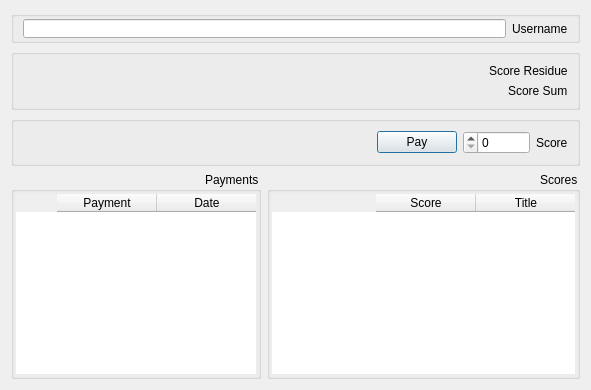
<?xml version="1.0" encoding="UTF-8"?>
<ui version="4.0">
 <class>Payment</class>
 <widget class="QDialog" name="Payment">
  <property name="geometry">
   <rect>
    <x>0</x>
    <y>0</y>
    <width>591</width>
    <height>390</height>
   </rect>
  </property>
  <property name="layoutDirection">
   <enum>Qt::RightToLeft</enum>
  </property>
  <layout class="QVBoxLayout" name="verticalLayout">
   <item>
    <widget class="QGroupBox" name="gPayment">
     <property name="minimumSize">
      <size>
       <width>0</width>
       <height>32</height>
      </size>
     </property>
     <property name="title">
      <string/>
     </property>
     <layout class="QVBoxLayout" name="verticalLayout_2">
      <property name="topMargin">
       <number>2</number>
      </property>
      <property name="bottomMargin">
       <number>2</number>
      </property>
      <item>
       <layout class="QHBoxLayout" name="lUser">
        <item>
         <widget class="QLabel" name="label_2">
          <property name="text">
           <string>Username</string>
          </property>
         </widget>
        </item>
        <item>
         <widget class="MyLineEdit" name="eUser"/>
        </item>
       </layout>
      </item>
     </layout>
    </widget>
   </item>
   <item>
    <widget class="QGroupBox" name="groupBox">
     <property name="title">
      <string/>
     </property>
     <layout class="QFormLayout" name="formLayout">
      <property name="labelAlignment">
       <set>Qt::AlignLeading|Qt::AlignLeft|Qt::AlignVCenter</set>
      </property>
      <item row="0" column="0">
       <widget class="QLabel" name="label">
        <property name="text">
         <string>Score Residue</string>
        </property>
        <property name="textFormat">
         <enum>Qt::RichText</enum>
        </property>
       </widget>
      </item>
      <item row="0" column="1">
       <widget class="QLabel" name="lResidue">
        <property name="font">
         <font>
          <weight>75</weight>
          <bold>true</bold>
         </font>
        </property>
        <property name="styleSheet">
         <string notr="true">color: #049cdb</string>
        </property>
       </widget>
      </item>
      <item row="1" column="0">
       <widget class="QLabel" name="label_4">
        <property name="text">
         <string>Score Sum</string>
        </property>
        <property name="textFormat">
         <enum>Qt::RichText</enum>
        </property>
       </widget>
      </item>
      <item row="1" column="1">
       <widget class="QLabel" name="lSum">
        <property name="font">
         <font>
          <weight>75</weight>
          <bold>true</bold>
         </font>
        </property>
        <property name="styleSheet">
         <string notr="true">color: #049cdb</string>
        </property>
       </widget>
      </item>
     </layout>
    </widget>
   </item>
   <item>
    <widget class="QGroupBox" name="gPay">
     <property name="title">
      <string/>
     </property>
     <layout class="QHBoxLayout" name="horizontalLayout">
      <item>
       <widget class="QLabel" name="label_3">
        <property name="text">
         <string>Score</string>
        </property>
       </widget>
      </item>
      <item>
       <widget class="QSpinBox" name="sPay">
        <property name="maximum">
         <number>100000</number>
        </property>
        <property name="singleStep">
         <number>50</number>
        </property>
       </widget>
      </item>
      <item>
       <layout class="QHBoxLayout" name="horizontalLayout_2"/>
      </item>
      <item>
       <widget class="QPushButton" name="pushButton">
        <property name="text">
         <string>Pay</string>
        </property>
        <property name="icon">
         <iconset resource="resources.qrc">
          <normaloff>:/images/ok.png</normaloff>:/images/ok.png</iconset>
        </property>
       </widget>
      </item>
      <item>
       <spacer name="horizontalSpacer">
        <property name="orientation">
         <enum>Qt::Horizontal</enum>
        </property>
        <property name="sizeHint" stdset="0">
         <size>
          <width>388</width>
          <height>20</height>
         </size>
        </property>
       </spacer>
      </item>
     </layout>
    </widget>
   </item>
   <item>
    <layout class="QHBoxLayout" name="horizontalLayout_5">
     <item>
      <widget class="QGroupBox" name="groupBox_2">
       <property name="title">
        <string>Scores</string>
       </property>
       <layout class="QHBoxLayout" name="horizontalLayout_3">
        <property name="margin">
         <number>2</number>
        </property>
        <item>
         <widget class="QTableWidget" name="tScores">
          <property name="frameShape">
           <enum>QFrame::NoFrame</enum>
          </property>
          <property name="editTriggers">
           <set>QAbstractItemView::NoEditTriggers</set>
          </property>
          <attribute name="horizontalHeaderVisible">
           <bool>true</bool>
          </attribute>
          <attribute name="verticalHeaderVisible">
           <bool>false</bool>
          </attribute>
          <column>
           <property name="text">
            <string>Title</string>
           </property>
          </column>
          <column>
           <property name="text">
            <string>Score</string>
           </property>
          </column>
         </widget>
        </item>
       </layout>
      </widget>
     </item>
     <item>
      <widget class="QGroupBox" name="groupBox_4">
       <property name="maximumSize">
        <size>
         <width>250</width>
         <height>16777215</height>
        </size>
       </property>
       <property name="title">
        <string>Payments</string>
       </property>
       <layout class="QHBoxLayout" name="horizontalLayout_4">
        <property name="margin">
         <number>2</number>
        </property>
        <item>
         <widget class="QTableWidget" name="tPayments">
          <property name="frameShape">
           <enum>QFrame::NoFrame</enum>
          </property>
          <property name="editTriggers">
           <set>QAbstractItemView::NoEditTriggers</set>
          </property>
          <attribute name="verticalHeaderVisible">
           <bool>false</bool>
          </attribute>
          <column>
           <property name="text">
            <string>Date</string>
           </property>
          </column>
          <column>
           <property name="text">
            <string>Payment</string>
           </property>
          </column>
         </widget>
        </item>
       </layout>
      </widget>
     </item>
    </layout>
   </item>
  </layout>
 </widget>
 <customwidgets>
  <customwidget>
   <class>MyLineEdit</class>
   <extends>QLineEdit</extends>
   <header>mylineedit.h</header>
  </customwidget>
 </customwidgets>
 <tabstops>
  <tabstop>eUser</tabstop>
  <tabstop>sPay</tabstop>
  <tabstop>pushButton</tabstop>
  <tabstop>tScores</tabstop>
  <tabstop>tPayments</tabstop>
 </tabstops>
 <resources>
  <include location="resources.qrc"/>
 </resources>
 <connections/>
</ui>
